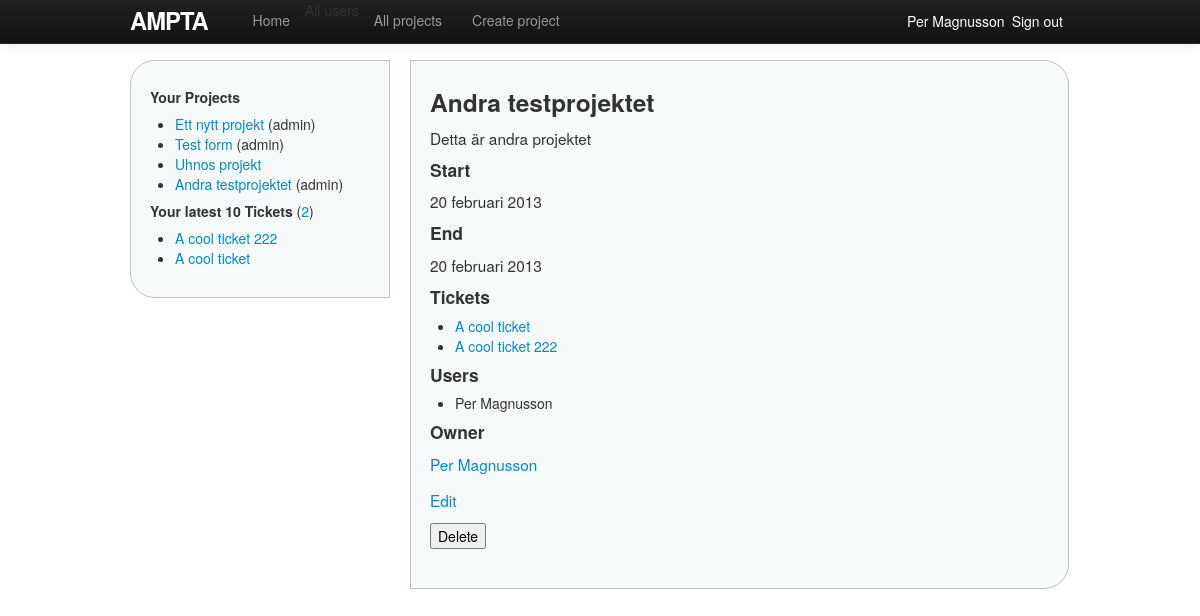
Before: /projects/2/ (signed in) with the older database file.
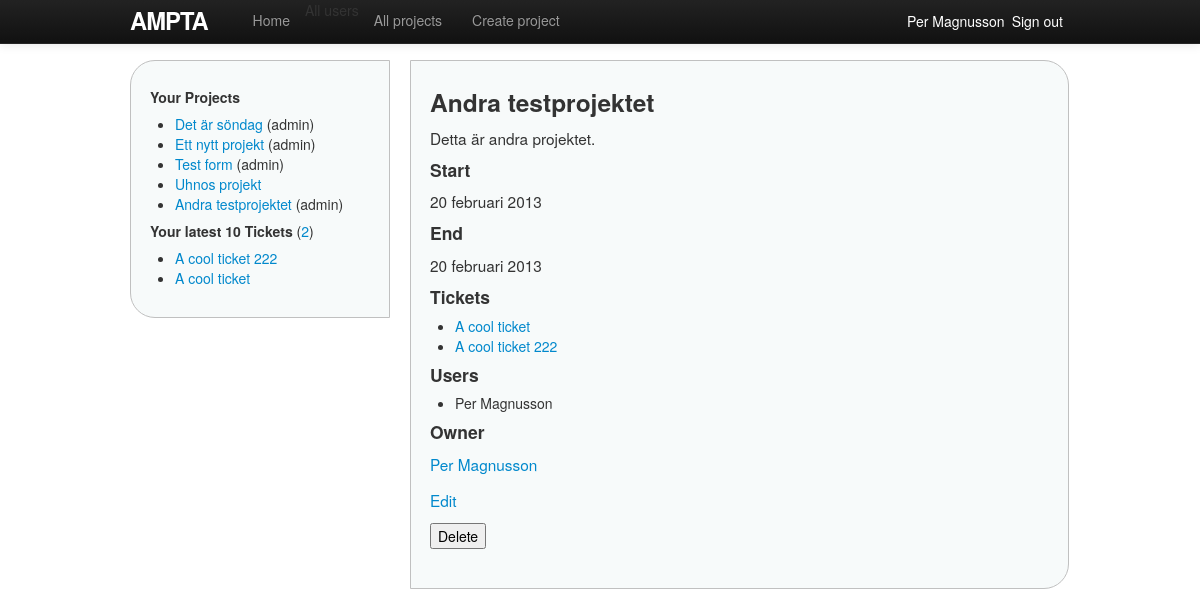
After: the same page with the newer database file.
### ampta/models.py (models this page shows, shortened)
class Project(models.Model):
    name = models.CharField(max_length=20)
    description = models.TextField()
    start_date = models.DateField()
    end_date = models.DateField()
    users = models.ManyToManyField(User, related_name='projects')
    owner = models.ForeignKey(User, related_name='projects_owned_by_user')
    date_added = models.DateTimeField()
    date_updated = models.DateTimeField()
    def __unicode__(self):
        return self.name
    def owned_by_user(self, user):
        return self.owner == user
    def has_user(self, user):
        return user in self.users.all()

class Ticket(models.Model):
    name = models.CharField(max_length=20)
    description = models.TextField()
    start_date = models.DateField();
    end_date = models.DateField();
    status = models.ForeignKey(Status, related_name='tickets')
    project = models.ForeignKey(Project, related_name='tickets')
    owner = models.ForeignKey(User, related_name='tickets')
    date_added = models.DateTimeField()
    date_updated = models.DateTimeField()
    def get_absolute_url(self):
        return reverse('project_ticket', args=[str(self.project.id), str(self.id)])

### ampta/views/project_views.py (the view)
    def wrapper(request, project_id, *args, **kwargs):
        user = request.user
        project = Project.objects.get(id=project_id)
        if not project.has_user(user) and not project.owned_by_user(user):
            return render(request, 'shared/error.html', { 'error_type': 'private' })
        return function(request, project_id, project, *args, **kwargs)

### ampta/templatetags/custom_filters.py (called while the page is built)
@register.filter(name='user_projects')
def user_projects(user):
    projects = user.projects.order_by('-date_added')
    return projects

@register.filter(name='owned_by_user')
def owned_by_user(project, user):
    return project.owned_by_user(user)

### ampta/views/project_views.py (called while the page is built)
def permission_private_project(function):
    def wrapper(request, project_id, *args, **kwargs):
        user = request.user
        project = Project.objects.get(id=project_id)
        if not project.has_user(user) and not project.owned_by_user(user):
            return render(request, 'shared/error.html', { 'error_type': 'private' })
        return function(request, project_id, project, *args, **kwargs)
    return wrapper

@permission_private_project
def show(request, project_id=None, project=None):
    if not project:
        project = get_object_or_404(Project, id=project_id)
    return render(request, 'projects/show.html', { 'project': project })

### ampta/templates/projects/show.html (shortened to what this page needs)
{% extends 'shared/base.html' %}
{% load custom_filters %}
{% block content %}
<h3>{{ project.name }}</h3>
<p>{{ project.description }}</p>
<h4>Start</h4>
<p>{{ project.start_date }}</p>
<h4>End</h4>
<p>{{ project.end_date }}</p>
<h4>Tickets</h4>
{% if project.tickets.count %}
<ul>
	{% for t in project.tickets.all %}
	<li><a href="{{ t.get_absolute_url }}">{{ t.name }}</a></li>
	{% endfor %}
</ul>
{% else %}
	<p>No tickets</p>
{% endif %}
<h4>Users</h4>
<ul>
{% for u in project.users.all %}
	<li>{{ u.get_full_name }}</li>
{% endfor %}
</ul>
<h4>Owner</h4>
<p><a href="">{{ project.owner.get_full_name }}</a></p>
{% if project|owned_by_user:user %}
<p><a href="{% url edit_project project.id %}">Edit</a></p>
<form action="{% url delete_project project.id %}" method="POST">{% csrf_token %}
	<input type="submit" value="Delete" class="confirmDelete" />
</form>
{% endif %}
{% endblock %}

### ampta/templates/shared/base.html (shortened to what this page needs)
<!DOCTYPE html>
<html>
	<head>
		{% block styles %}
			<link rel="stylesheet" type="text/css" href="{{ STATIC_URL }}styles/bootstrap.min.css">
			<link rel="stylesheet" type="text/css" href="{{ STATIC_URL }}styles/site.css">
		{% endblock %}
	</head>
	<body>
		<div class="container">
		<header>
			<nav class="navbar navbar-inverse navbar-fixed-top">
				<div class="navbar-inner">
					<div class="container">
						<a id="logo" class="brand">Ampta</a>
						<div class="nav-collapse collapse">
							<ul class="nav">
								<li>
									<a href="{% url home %}">Home</a>
								</li>
								<li>
									All users
								</li>
								<li {% if projects_active %}class="active"{% endif %}>
									<a href="{% url projects %}">All projects</a>
								</li>
								<li>
									<a href="{% url new_project %}">Create project</a>
								</li>
							</ul>
						</div>
						<span class="sign_out pull-right">Sign out</span>
						<span class="active_user pull-right">{{ user.get_full_name }}</span>
					</div>
				</div>
			</nav>
		</header>
		<div class="sidenav pull-left">
			{% include 'shared/_sidenav_projects_tickets.html' %}
		</div>
		<div class="main pull-left">
			{% block content %}{% endblock %}
		</div>
		</div>
	</body>
</html>

### ampta/templates/shared/_sidenav_projects_tickets.html (shortened to what this page needs)
{% load custom_filters %}
<h5>Your Projects</h5>
<ul>
{% with projects=user|user_projects %}
{% for p in projects.all %}
	<li>
		<a href="{% url project p.id %}">{{ p.name }}</a>
		{% if p|owned_by_user:user %}(admin){% endif %}
	</li>
{% endfor%}
{% endwith %}
</ul>
<h5>Your latest 10 Tickets
	<span class="countTickets">(<a href="{% url tickets %}">{{ user.tickets.count }}</a>)</span>
</h5>
<ul>
{% for t in user.tickets.all|dictsortreversed:"date_added"|slice:"10" %}
	<li><a href="{% url project_ticket t.project.id t.id %}">{{ t.name }}</a></li>
{% endfor %}
</ul>

### ampta/static/styles/site.css (style rules this page uses)
html { overflow-y: scroll; }
body { padding-top: 60px; }
h1, h2, h3, h4, h5, h6 { line-height: 1; }
p { font-size: 1.1em; line-height: 1.7em; }
#logo { float: left; margin-right: 10px; font-size: 1.7em; color: #fff; text-transform: uppercase; letter-spacing: -1px; padding-top: 9px; font-weight: bold; line-height: 1; }
.active_user, .sign_out { display: block; margin-top: 11px; margin-right: 7px; color: white; }
.sidenav { width: 220px; margin-right: 20px; padding: 9px; border: 1px solid #c0c0c0; background: #f7fafa; padding: 19px; border-radius: 25px 0 0 25px; -moz-border-radius: 25px 0 0 25px; }
.main { padding: 9px; width: 619px; border: 1px solid #c0c0c0; background: #f7fafa; padding: 19px; border-radius: 0 25px 25px 0; -moz-border-radius: 0 25px 25px 0; }
.countTickets { font-weight: normal; text-decoration: italic; }

Changed rows visible on the page:
added Project: name "Det är söndag", shows "(admin)"
changed Project "Andra testprojektet": description "Detta är andra projektet" → "Detta är andra projektet."
